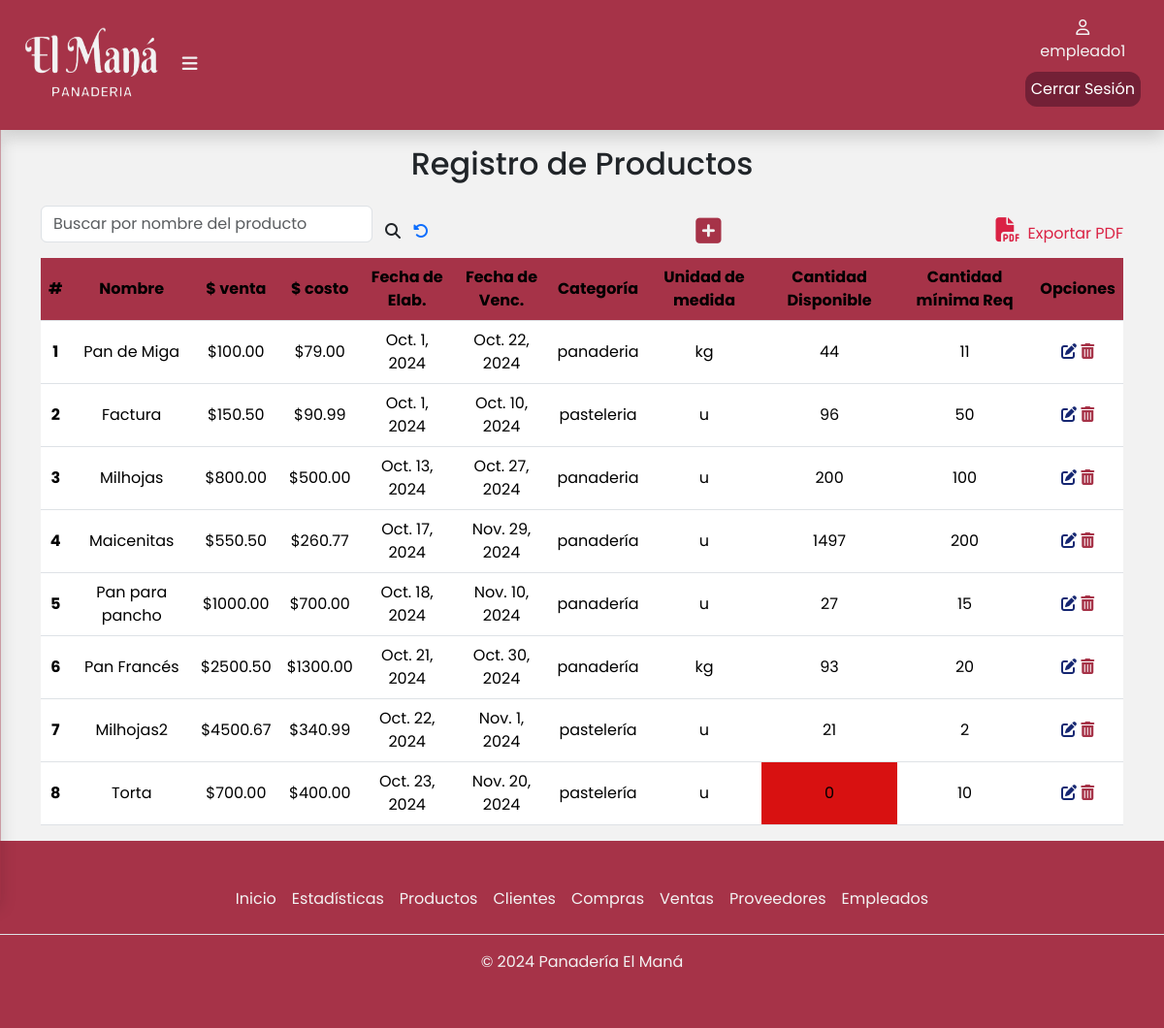
Page /productos/ (signed in) on the earlier database version.
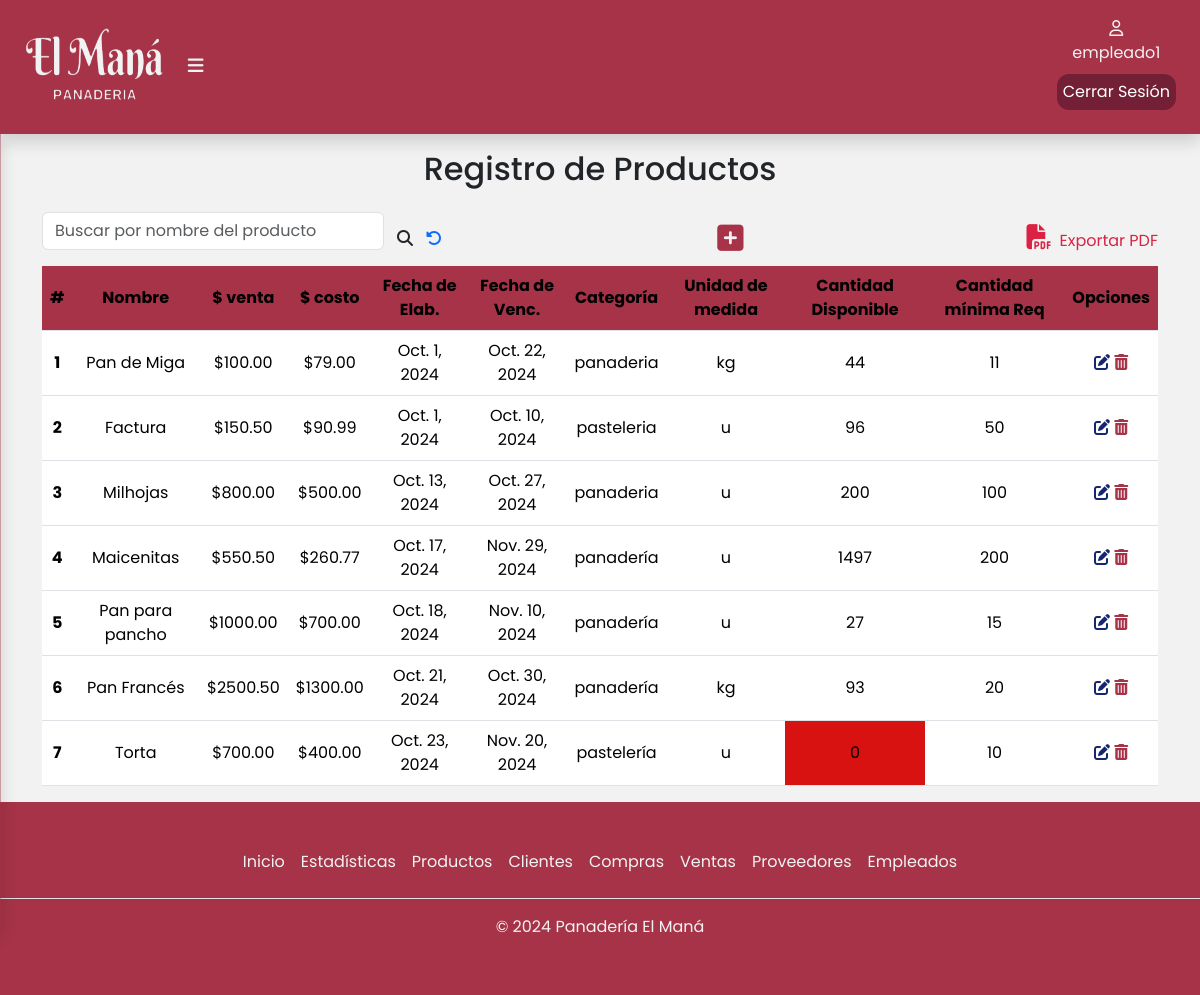
Same page on the later database version.
### apps/productos/models.py (models this page shows, shortened)
class Producto(models.Model):
    CATEGORIAS = [
        ('panadería','Panadería'),
        ('pastelería','Pastelería'),
    ]
    UNIDADES_MEDIDA = [
        ('kg', 'Kilogramos'),
        ('g', 'Gramos'),
        ('l', 'Litros'),
        ('ml', 'Mililitros'),
        ('u', 'Unidades'),
        ('paq', 'Paquete'),
        ('caja', 'Caja'),
        ('taza', 'Taza'),
        ('otro', 'Otro'),
    ]
    nombre = models.CharField(max_length=50,blank=False,null=False)
    precioDeVenta = models.DecimalField(max_digits=10, decimal_places=2,blank=False,null=False)
    precioDeCosto = models.DecimalField(max_digits=10, decimal_places=2,blank=False,null=False)
    fechaDeElaboracion = models.DateField(blank=False,null=False)
    fechaDeVencimiento = models.DateField(blank=False,null=False)
    categoria = models.CharField(max_length=15,choices=CATEGORIAS,blank=False,null=False)
    unidadDeMedida = models.CharField(max_length=10,choices=UNIDADES_MEDIDA,blank=False,null=False,default='unidad')
    cantidadDisponible = models.PositiveIntegerField(blank=False,null=False)
    cantidadMinRequerida = models.PositiveIntegerField(blank=False,null=False)

### apps/productos/views.py (the view)
# urls.py: path('productos/',include('apps.productos.urls')),
@login_required
def productos(request):
    productos = Producto.objects.all()  # Obtén todos los productos de la base de datos
    return render(request, 'productos/productos.html', {'productos': productos})

### apps/productos/templates/productos/productos.html (shortened to what this page needs)
{% extends 'base/base.html' %}
{% load static %}
{% block contenido %}
<div class="container" id="container-tabla">
    <div class="col-12">
        <h2 class="text-center pb-3">Registro de Productos</h2>
        <div class="busqueda d-flex">
            <form class="d-flex align-items-center justify-content-center" role="search" method="POST" action="{% url 'productos:buscarProducto' %}">
                <input class="form-control mb-3" type="search" placeholder="Buscar por nombre del producto" aria-label="buscar" name="busqueda" value="{{ busqueda|default:'' }}" />
                <button class="btn" type="submit">
                    <i class="fa-solid fa-magnifying-glass" style="font-size: 16px"></i>
                </button>
                <a href="{% url 'productos:productos' %}"><i class="fa-solid fa-rotate-left"></i></a>
            </form>
          <a href="{% url 'productos:agregarProducto' %}"><i class="fa-solid fa-square-plus" title="Agregar producto" style="font-size: 30px"></i></a>
          <a class="expPdf" href="{% url 'productos:generarPDF' %}"><i class="fa-solid fa-file-pdf px-2" style="font-size: 25px"></i>Exportar PDF</a>
        </div>
        <div class="table-responsive">
            <table class="table">
                <thead class="bg-table">
                    <tr>
                        <th scope="col">#</th>
                        <th scope="col">Nombre</th>
                        <th scope="col">$ venta</th>
                        <th scope="col">$ costo</th>
                        <th scope="col">Fecha de Elab.</th>
                        <th scope="col">Fecha de Venc.</th>
                        <th scope="col">Categoría</th>
                        <th scope="col">Unidad de medida</th>
                        <th scope="col">Cantidad Disponible</th>
                        <th scope="col">Cantidad mínima Req</th>
                        <th scope="col">Opciones</th>
                    </tr>
                </thead>
                <tbody>
                    {% for producto in productos %}
                    <tr>
                        <th scope="row">{{ forloop.counter }}</th>
                        <td>{{ producto.nombre }}</td>
                        <td>${{ producto.precioDeVenta }}</td>
                        <td>${{ producto.precioDeCosto }}</td>
                        <td>{{ producto.fechaDeElaboracion }}</td>
                        <td>{{ producto.fechaDeVencimiento }}</td>
                        <td>{{ producto.categoria }}</td>
                        <td>{{ producto.unidadDeMedida }}</td>
                        {% if producto.cantidadDisponible <= producto.cantidadMinRequerida %}
                        <td style="background-color: #d81111;">{{ producto.cantidadDisponible }}</td>
                        {% else %}
                        <td>{{ producto.cantidadDisponible }}</td>
                        {% endif %}
                        <td>{{ producto.cantidadMinRequerida }}</td>
                        <td>
                            <a href="{% url 'productos:editarProducto' producto.id %}"><i class="fa-solid fa-pen-to-square" title="Editar" data-bs-toggle="modal" data-bs-target="#exampleModal"></i></a>
                            <a href="{% url 'productos:eliminarProducto' producto.id %}"><i class="fa-solid fa-trash-can" title="Eliminar" data-bs-toggle="modal" data-bs-target="#deleteModal"></i></a>
                        </td>
                    </tr>
                    {% empty %}
                    <tr>
                        <td colspan="10">No hay productos disponibles.</td>
                    </tr>
                    {% endfor %}
                </tbody>
            </table>
        </div>
    </div>
</div>
{% endblock %}

Differences in the rows shown:
removed Producto: nombre "Milhojas2", precioDeVenta "4500.67", precioDeCosto "340.99", fechaDeElaboracion "Oct. 22, 2024", fechaDeVencimiento "Nov. 1, 2024", categoria "pastelería", unidadDeMedida "u", cantidadDisponible "21", cantidadMinRequerida "2"
